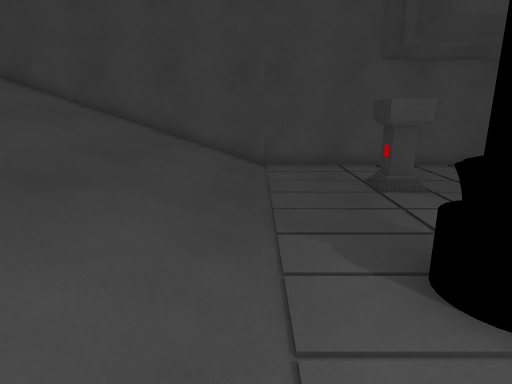
View 1 (above)

16 first-person views from a walk through a Unity game level. The camera is 1.5 m above the floor, tilts 14° down and sees 75° across. The floor is counted in squares, 0.69 m on a side. Each view is taken from the middle of a square. On the plan, view 1 faces up. The plan holds only what a view shows up to about 19 squares ahead; the rest is blank. The player character is not drawn. Some animated figures are left out.

View 2
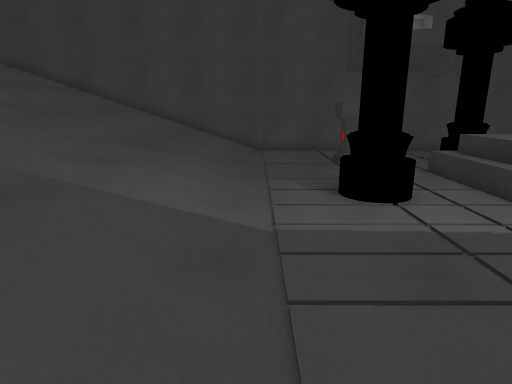

View 3
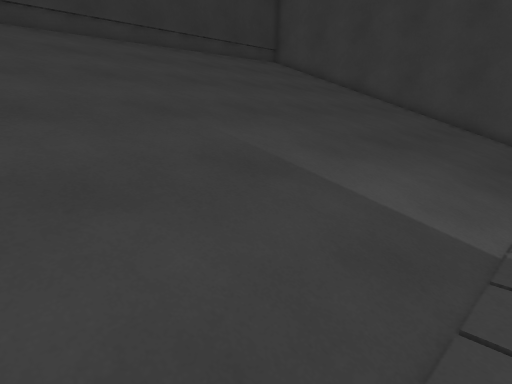

View 4
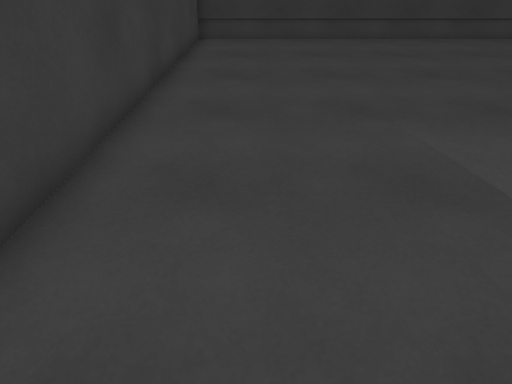

View 5
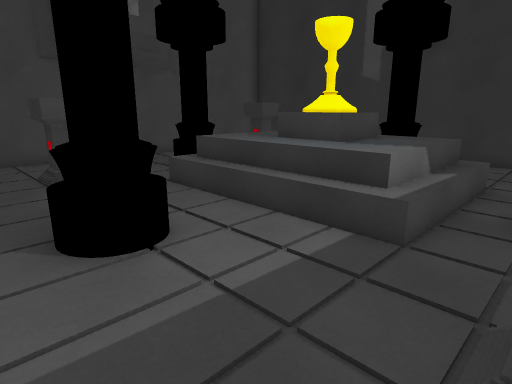

View 6
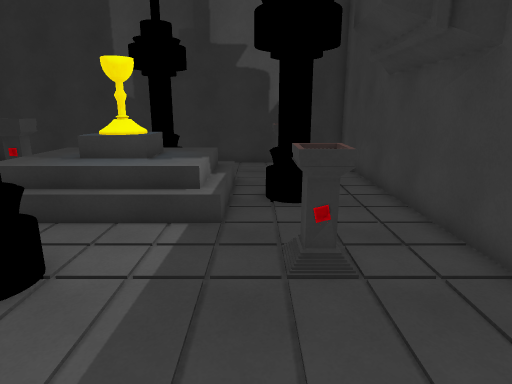

View 7
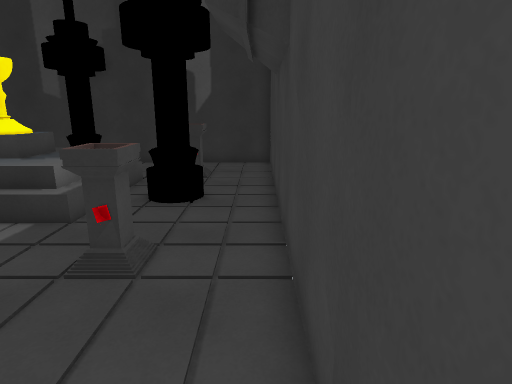

View 8
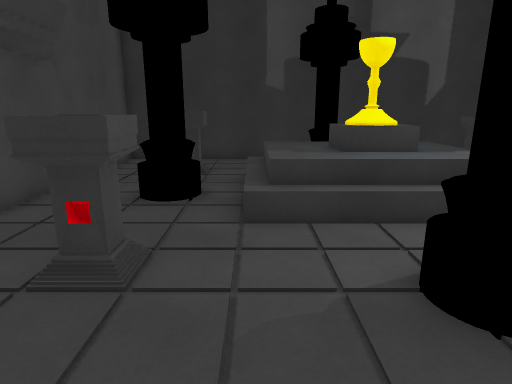

View 9
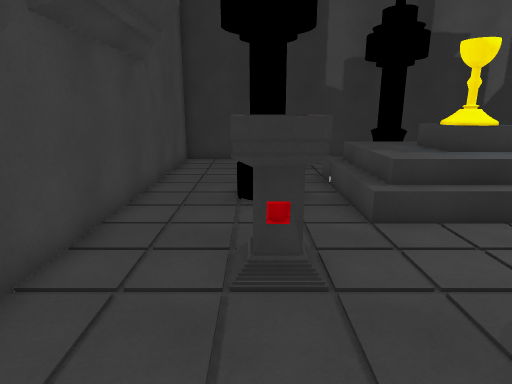

View 10
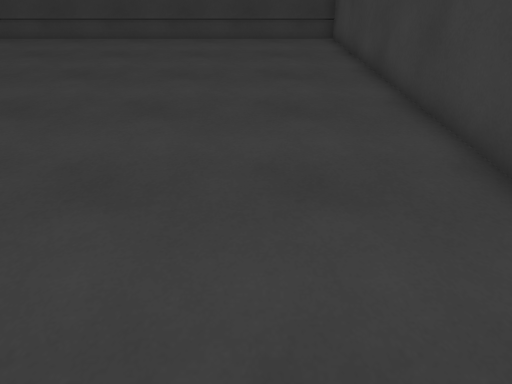

View 11
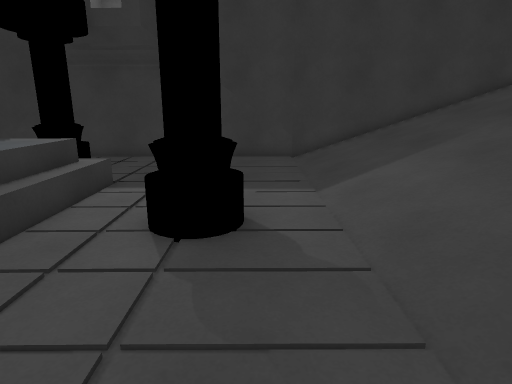

View 12
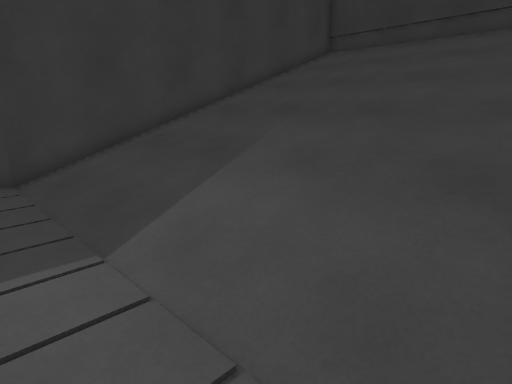

View 13
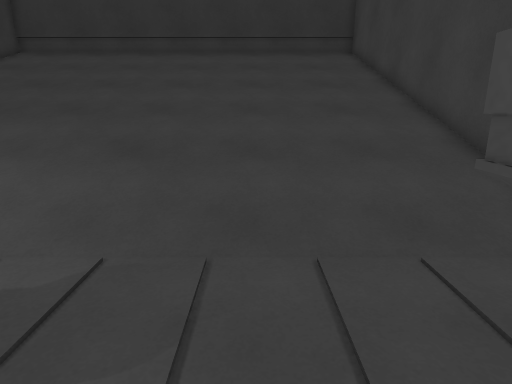

View 14
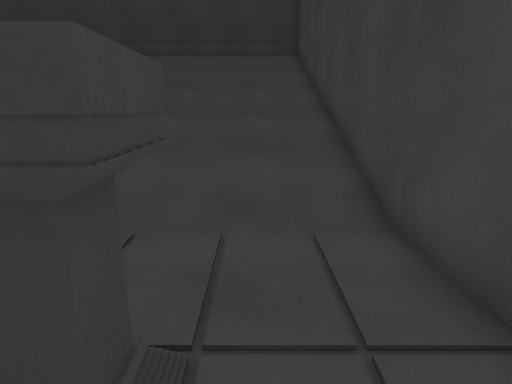

View 15
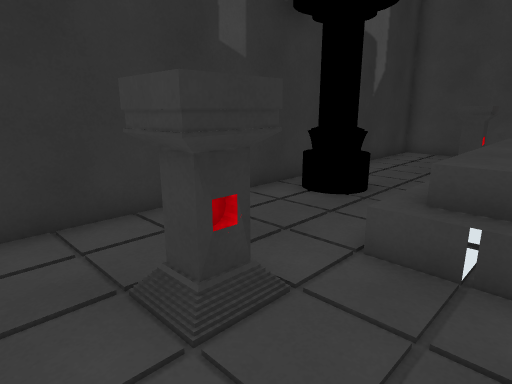

View 16
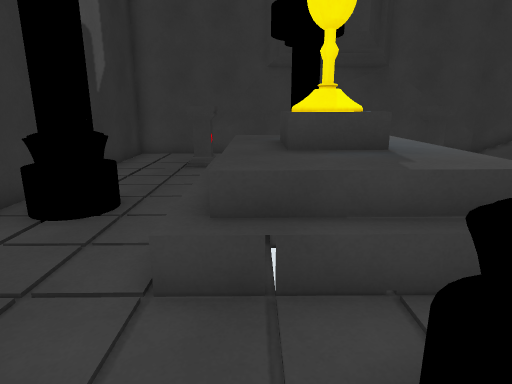

### Floor plan
Key: @ floor where view 1 was taken; # wall or solid block; . main floor; : floor 0.5 m higher than the main floor; + floor 1 m higher than the main floor; / step, stairs or slope; = window, fence, low wall or low ledge; ^ raised ledge.
Columns run from 15 left of view 1 to 17 right of it. Each row starts with its distance up from view 1.
 14                       ###########
 13 ###################### .........#
 12 #///////////////................#
 11 #///////////////........=.......#
 10 #///////////////..###.. # ..##..#
  9 #///////////////..#^#.. ##..##..#
  8 #///////////////................#
  7 #///////////////......:::::/....#
  6 #///////////////.....//++++/....#
  5 #///////////////..=.../++++/..=.#
  4 #///////////////.###.//+##+/. ###
  3 #///////////////.  #../+##+/.####
  2 #///////////////....../++++/... #
  1 #///////////////.....//++++/....#
  0 #//////////////@......//////....#
 -1 #///////////////......../.......#
 -2 #///////////////...^#..##   #...#
 -3 #///////////////...##.. # ......#
 -4 #///////////////................#
 -5 #///////////////................#
 -6 #################################

Positions as (right, up) in squares from view 1, and headings:
1: (0, 0), facing up
2: (0, -5), facing up
3: (1, -5), facing up-left
4: (1, -3), facing left
5: (1, -2), facing up-right
6: (-2, -1), facing right
7: (-2, -5), facing right
8: (-1, 7), facing right
9: (-1, 10), facing right
10: (1, 10), facing left
11: (2, 10), facing down
12: (2, 6), facing down-left
13: (5, 8), facing left
14: (6, 11), facing left
15: (10, 12), facing down-right
16: (11, 11), facing down
